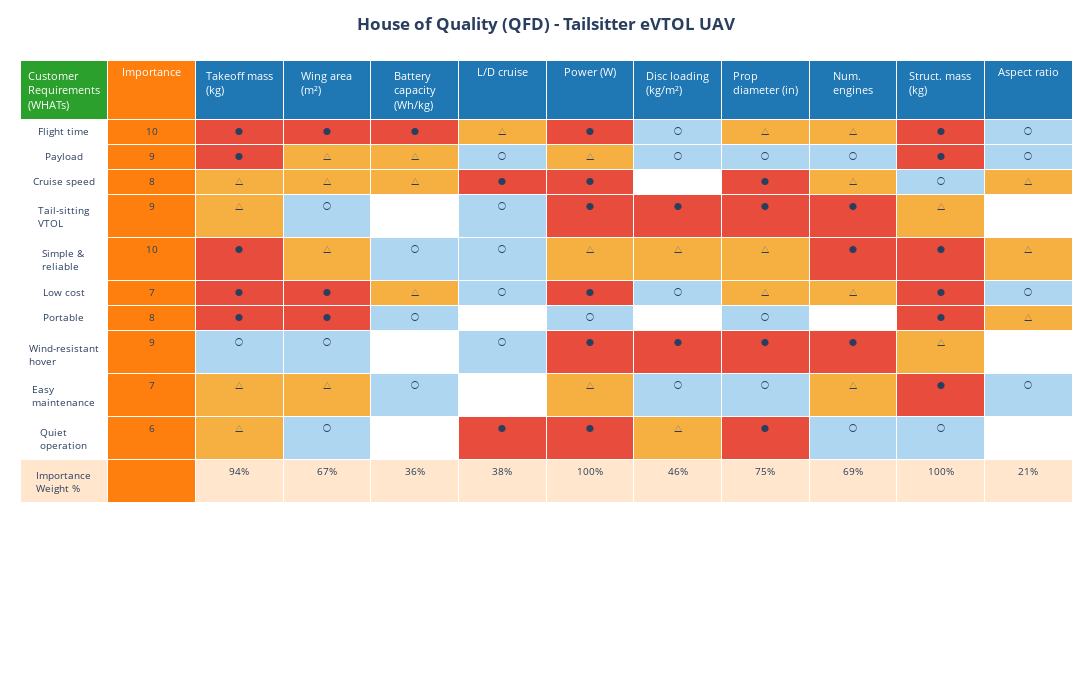

Source (notebook cell):
### Markdown cell above
# Main Execution Block
This cell orchestrates all calculations in the correct order and generates all visualizations.

### Code cell
# ============================================================================
# MAIN EXECUTION BLOCK - Run all calculations
# ============================================================================

print("\n" + "="*80)
print("STARTING UAV DESIGN CALCULATION".center(80))
print("="*80)

# ============================================================================
# STEP 0: HOUSE OF QUALITY
# ============================================================================
print("\n[0/7] Creating 'House of quality'...")
build_house_of_quality()

# ============================================================================
# STEP 1: MASS CONVERGENCE
# ============================================================================
print("\n[1/7] Computing takeoff mass convergence...")
mass_result = iterate_takeoff_mass(DesignConstants, tol=0.5, max_iter=50)
m0_final = mass_result['final_m0_kg']
m_battery = mass_result['m_battery_kg']
print_mass_summary(mass_result, DesignConstants)

# ============================================================================
# STEP 2: WING LOADING AND STALL CONDITIONS
# ============================================================================
print("\n[2/7] Computing wing loading parameters...")
wing_load_params = calculate_wing_loading_params(DesignConstants)
wing_loading = wing_load_params['wing_loading']
print(f"✓ Stall speed: {wing_load_params['stall_speed_ms']:.2f} m/s")
print(f"✓ Wing loading at stall: {wing_loading:.1f} N/m²")

# ============================================================================
# STEP 3: WING GEOMETRY
# ============================================================================
print("\n[3/7] Computing wing geometry...")
wing_geo = calculate_wing_geometry(m0_final, wing_loading, DesignConstants)
print(f"✓ Wing area: {wing_geo['S_wing']:.3f} m²")
print(f"✓ Wingspan: {wing_geo['wingspan']:.3f} m")
print(f"✓ Root chord: {wing_geo['root_chord']:.3f} m")
print(f"✓ Tip chord: {wing_geo['tip_chord']:.3f} m")
print(f"✓ MAC: {wing_geo['MAC']:.3f} m")

# ============================================================================
# STEP 4: CRUISE AERODYNAMICS
# ============================================================================
print("\n[4/7] Computing cruise aerodynamics...")
aero_params = calculate_cruise_aerodynamics(DesignConstants, wing_geo)
print(f"✓ Zero-lift drag coefficient: {aero_params['zero_lift_drag']:.5f}")
print(f"✓ Induced drag factor K: {aero_params['induced_drag_factor_K']:.5f}")
print(f"✓ Optimal L/D: {aero_params['aerodynamic_quality']:.2f}")

# ============================================================================
# STEP 5: BATTERY PARAMETERS
# ============================================================================
print("\n[5/7] Computing battery parameters...")
battery_params = calculate_battery_params(DesignConstants, m_battery)
print_battery_summary(battery_params)

# ============================================================================
# STEP 6: WING CHARACTERISTICS
# ============================================================================
print("\n[6/7] Computing wing characteristics and polar...")
wing_chars = calculate_wing_characteristics(DesignConstants, wing_geo)
wing_polar = calculate_wing_polar(DesignConstants, wing_chars)
print(f"✓ Max lift coefficient: {wing_chars['max_lift_coeff']:.3f}")
print(f"✓ Critical angle: {wing_chars['critical_angle']:.1f}°")

# ============================================================================
# STEP 7: VERTICAL STABILIZER
# ============================================================================
print("\n[7/7] Computing vertical stabilizer...")
vstab_geo = calculate_vertical_stabilizer(wing_geo['wingspan'], wing_geo['S_wing'], DesignConstants)
print(f"✓ Vertical stabilizer area: {vstab_geo['total_area']:.3f} m²")
print(f"✓ Scale factor (central): {vstab_geo['scale_central']:.3f}x")
print(f"✓ Scale factor (sides): {vstab_geo['scale_side']:.3f}x")

# ============================================================================
# GENERATE VISUALIZATIONS
# ============================================================================
print("\n" + "="*80)
print("GENERATING VISUALIZATIONS".center(80))
print("="*80)

# 1. Wing Profile
print("\n→ Plotting airfoil profile...")
profile_data = calculate_airfoil_coordinates(DesignConstants)
plot_airfoil_profile(profile_data)

# 2. Wing Polar
print("\n→ Plotting wing drag polar...")
plot_wing_polar(wing_polar)

# 3. Constraint Diagram
print("\n→ Plotting constraint diagram...")
constraints = calculate_constraint_diagram(DesignConstants, m0_final, wing_geo, aero_params)
plot_constraint_diagram(constraints, m0_final, DesignConstants)

# 4. Airplane 3-View
print("\n→ Plotting airplane three-view...")
airplane = build_airplane_model(DesignConstants, wing_geo, vstab_geo)
plot_airplane_views(airplane)

# ============================================================================
# SUMMARY REPORT
# ============================================================================
print("\n" + "="*80)
print("DESIGN SUMMARY REPORT".center(80))
print("="*80)

summary_report = f"""
╔════════════════════════════════════════════════════════════════════════════╗
║                         HYBRID VTOL + FIXED-WING UAV                       ║
╚════════════════════════════════════════════════════════════════════════════╝

📦 MASS BREAKDOWN
  ├─ Takeoff Mass:        {m0_final:.2f} kg
  ├─ Battery Mass:        {m_battery:.2f} kg
  ├─ Powerplant Mass:     {mass_result['m_powerplant_kg']:.2f} kg
  └─ Payload Mass:        {DesignConstants.payload_mass:.2f} kg

✈️  WING PARAMETERS
  ├─ Wing Area:           {wing_geo['S_wing']:.3f} m²
  ├─ Wingspan:            {wing_geo['wingspan']:.3f} m
  ├─ Mean Aero Chord:     {wing_geo['MAC']:.3f} m
  ├─ Aspect Ratio:        {DesignConstants.AR:.1f}
  ├─ Taper Ratio:         {DesignConstants.taper_ratio:.2f}
  └─ Root/Tip Chord:      {wing_geo['root_chord']:.3f} / {wing_geo['tip_chord']:.3f} m

⚡ POWER & PERFORMANCE
  ├─ Required Power:      {mass_result['P_req_W']:.0f} W
  ├─ Cruise Speed:        {DesignConstants.cruise_speed} km/h ({DesignConstants.cruise_speed_ms:.1f} m/s)
  ├─ Stall Speed:         {DesignConstants.stall_speed} km/h ({wing_load_params['stall_speed_ms']:.1f} m/s)
  ├─ L/D Optimal:         {aero_params['aerodynamic_quality']:.2f}
  └─ Flight Time:         {DesignConstants.flight_time} min

🔋 BATTERY PACK
  ├─ Total Cells:         {battery_params['cell_total']}
  ├─ Pack Voltage:        {battery_params['pack_U']:.1f} V
  ├─ Capacity:            {battery_params['pack_capacity_Ah']:.1f} Ah
  └─ Mass:                {battery_params['pack_mass']:.3f} kg

🎯 VERTICAL STABILIZER
  ├─ Total Area:          {vstab_geo['total_area']:.3f} m²
  ├─ Central Fin Area:    {vstab_geo['S_central']:.3f} m²
  ├─ Side Fins Area:      {vstab_geo['S_side']:.3f} m² (each)
  └─ Span:                {vstab_geo['span']:.3f} m
"""

print(summary_report)
print("="*80)
print("✓ All calculations completed successfully!".center(80))
print("="*80 + "\n")

### Figure 1 — Plotly figure (JSON) as saved in the notebook; plotly's stock layout.template omitted (floating-point values rounded to 4 significant figures; data arrays with more than 128 entries replaced by an {"elided": "..."} marker saying what was removed)
{"data": [{"cells": {"align": "center", "fill": {"color": {"elided": "12x11 str values"}}, "font": {"size": 10}, "height": 25, "values": {"elided": "12x11 str values"}}, "header": {"align": "center", "fill": {"color": ["#2ca02c", "#ff7f0e", "#1f77b4", "#1f77b4", "#1f77b4", "#1f77b4", "#1f77b4", "#1f77b4", "#1f77b4", "#1f77b4", "#1f77b4", "#1f77b4"]}, "font": {"color": "white", "size": 11}, "height": 30, "values": ["Customer Requirements (WHATs)", "Importance", "Takeoff mass (kg)", "Wing area (m²)", "Battery capacity (Wh/kg)", "L/D cruise", "Power (W)", "Disc loading (kg/m²)", "Prop diameter (in)", "Num. engines", "Struct. mass (kg)", "Aspect ratio"]}, "type": "table"}], "layout": {"height": 700, "margin": {"b": 20, "l": 20, "r": 20, "t": 60}, "title": {"text": "<b>House of Quality (QFD) - Tailsitter eVTOL UAV</b>", "x": 0.5}, "width": 1600}}
